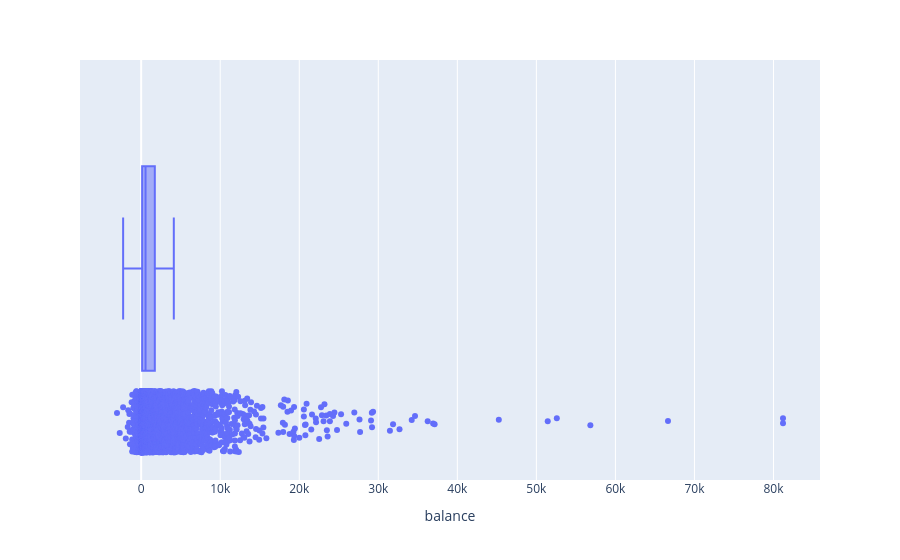

The notebook cell saved with this chart:
### Code cell
fig = px.box(df, x='balance', points = 'all')
fig

### Figure 1 — Plotly figure (JSON) as saved in the notebook; plotly's stock layout.template omitted (floating-point values rounded to 4 significant figures; data arrays with more than 128 entries replaced by an {"elided": "..."} marker saying what was removed)
{"data": [{"alignmentgroup": "True", "boxpoints": "all", "hovertemplate": "balance=%{x}<extra></extra>", "legendgroup": "", "marker": {"color": "#636efa"}, "name": "", "notched": false, "offsetgroup": "", "orientation": "h", "showlegend": false, "type": "box", "x": {"elided": "8912 float values"}, "x0": " ", "xaxis": "x", "y0": " ", "yaxis": "y"}], "layout": {"boxmode": "group", "legend": {"tracegroupgap": 0}, "margin": {"t": 60}, "xaxis": {"anchor": "y", "domain": [0, 1], "title": {"text": "balance"}}, "yaxis": {"anchor": "x", "domain": [0, 1]}}}
